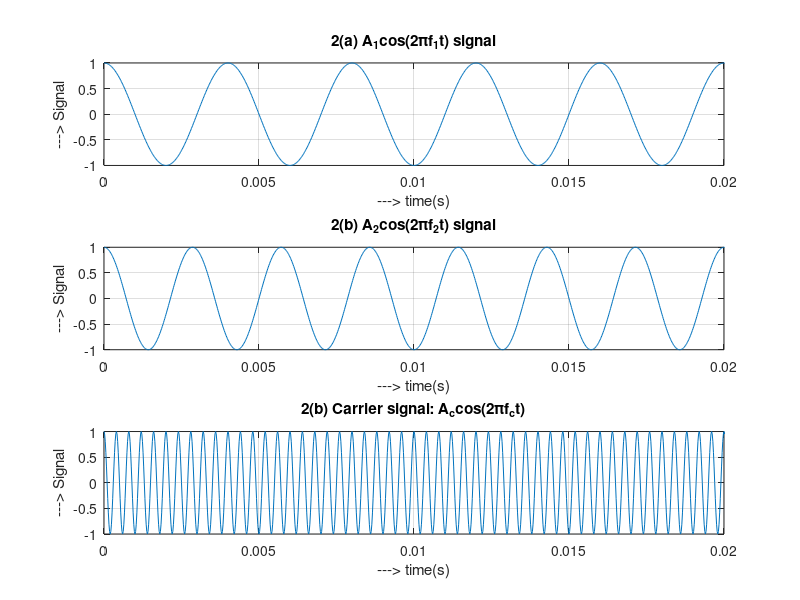

MATLAB code to generate this figure:
close all; clear; clc;

Ac = 1; A1 = 1; A2 = 1;
f1 = 250;   f2 = 350;
fc = 2500;  df = 1;
fs = 50000;                 %Sampling Frequency
t = [0:fs-1]*1/fs;          %Time vector

m1 = A1*cos(2*pi*f1*t);
m2 = A2*cos(2*pi*f2*t);
m_t = m1 + m2;
c_t = Ac*cos(2*pi*fc*t);

%<====== 2(a) ======>
subplot(3, 1, 1);           %Plot the signals
plot(t, m1);
xlabel('---> time(s)');    ylabel('---> Signal');
title('2(a) A_1cos(2\pif_1t) signal');
xlim([0 0.02]);
grid on;

%<====== 2(b) ======>
subplot(3, 1, 2);
plot(t, m2);
xlabel('---> time(s)');    ylabel('---> Signal');
title('2(b) A_2cos(2\pif_2t) signal');
xlim([0 0.02]);
grid on;

subplot(3, 1, 3);
plot(t, c_t);
xlabel('---> time(s)');    ylabel('---> Signal');
title('2(b) Carrier signal: A_ccos(2\pif_ct)');
xlim([0 0.02]);
grid on;

